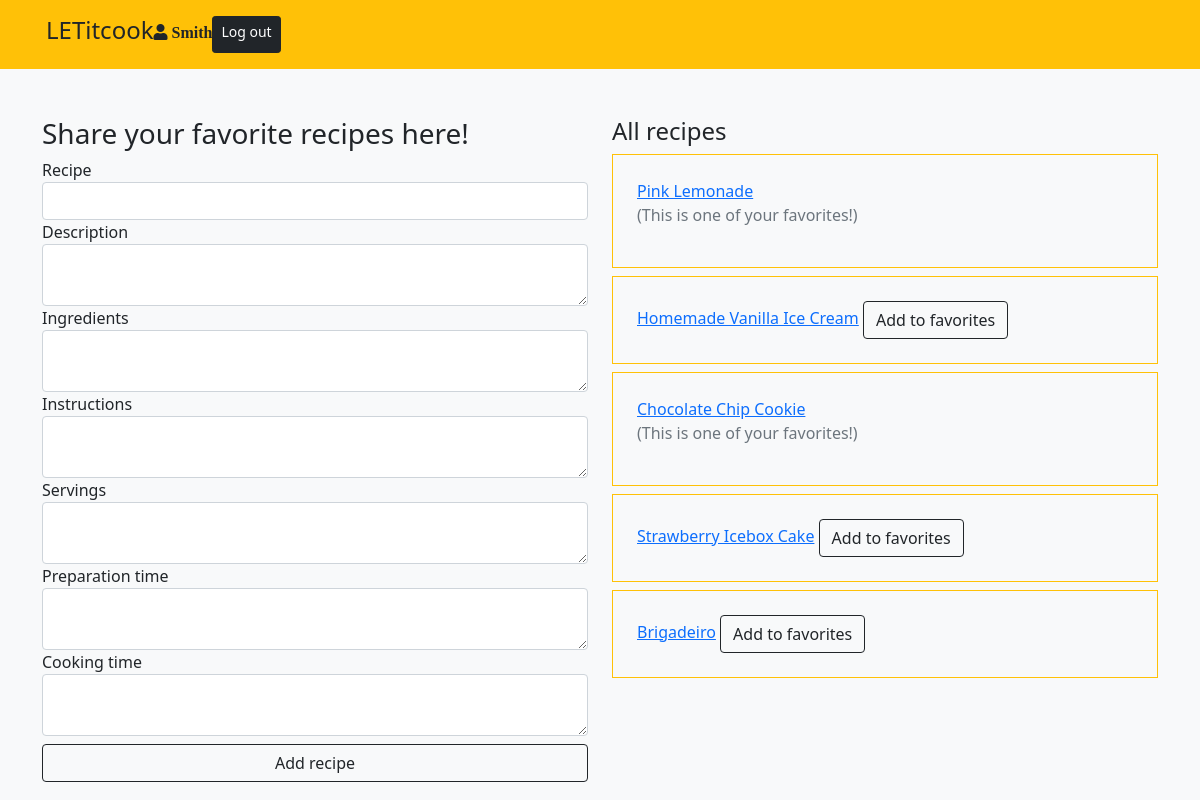
Screenshot of /recipes/ (signed in) with the database file from the repository.
### login/models.py (models this page shows)
class User(models.Model):
  first_name = models.CharField(max_length=255)
  last_name = models.CharField(max_length=255)
  email = models.CharField(max_length=255)
  password = models.CharField(max_length=255)
  created_at = models.DateTimeField(auto_now_add=True)
  updated_at = models.DateTimeField(auto_now=True)
  objects = UserManager()

### recipes/models.py (models this page shows)
class Recipe(models.Model):
  title = models.CharField(max_length=255)
  description = models.TextField()
  ingredients = models.TextField(default=None)
  instructions = models.CharField(max_length=255, default=None)
  servings = models.CharField(max_length=255, default=None)
  prep_time = models.CharField(max_length=255, default=None)
  cook_time = models.CharField(max_length=255, default=None)
  uploader = models.ForeignKey(User, related_name="upload_recipes",on_delete=models.CASCADE)
  users_who_like = models.ManyToManyField(User, related_name='liked_recipes')
  created_at = models.DateTimeField(auto_now_add=True)
  updated_at = models.DateTimeField(auto_now=True)

### recipes/views.py (the view)
# urls.py: path('', views.index),
def index(request):
  context = {
    'users': User.objects.all(),
    'recipes': Recipe.objects.all(),
    'current_user': User.objects.get(id=request.session['user_id'])
  }
  if 'user_id' not in request.session:
    return redirect('/')
  else:
    return render(request, 'recipes/index.html', context)

### recipes/templates/recipes/index.html (shortened to what this page needs)
<!DOCTYPE html>
<html lang="en">
<head>
 <link rel="stylesheet" href="https://stackpath.bootstrapcdn.com/bootstrap/5.0.0-alpha1/css/bootstrap.min.css">
  <link rel="stylesheet" href="https://use.fontawesome.com/releases/v5.8.2/css/all.css"
>
</head>
<body class="bg-light">
  <nav class="bg-warning">
  <div class="d-flex container text-black p-3">
    <h4 class="mr-auto">LETitcook</h4>
    <i class="fas fa-user fa-1.5x mr-4 mt-2"> {{request.session.name}}</i>
    <a href="/logout" class="btn btn-sm btn-dark text-white">Log out</a>
  </div>
  </nav>
  <div class="container mt-5">
    <div class="row">
      <div class="col-sm-6">
        <h3>Share your favorite recipes here!</h3>
        <form action="/recipes/add_recipes" method="POST" class="form-group">
          <label for="tl">Recipe</label>
          <input type="text" name="title" id="tl" class="form-control title">
          <label for="ds">Description</label>
          <textarea name="des" id="ds" class="form-control"></textarea>
          <label for="In">Ingredients</label>
          <textarea name="In" id="In" class="form-control"></textarea>
          <label for="instruc">Instructions</label>
          <textarea name="instruc" id="instruc" class="form-control"></textarea>
          <label for="ser">Servings</label>
          <textarea name="ser" id="ser" class="form-control"></textarea>
          <label for="prep">Preparation time</label>
          <textarea name="prep" id="prep" class="form-control"></textarea>
          <label for="cook">Cooking time</label>
          <textarea name="cook" id="cook" class="form-control"></textarea>
          <input type="submit" value="Add recipe" class="btn btn-outline-dark mt-2 w-100 submit">
        </form>
      </div>
      <div class="col-sm-6">
        <h4>All recipes</h4>
        {% for recipe in recipes %}
        <div class="border border-warning p-4 mt-2">
          <a href="/recipes/{{recipe.id}}">{{recipe.title}}</a>
          {% if current_user in recipe.users_who_like.all %}
          <p class="font-italic text-secondary">(This is one of your favorites!)</p>
          {% else %}
          <a href="/recipes/fav/{{recipe.id}}" class="btn btn-outline-dark">Add to favorites</a>
          {% endif %}
        </div>
        {% endfor %}
      </div>
  </div>
  </div>
</body>
</html>

### rows the page displays
User: session.name "Smith"
Recipe: title "Pink Lemonade", shows "(This is one of your favorites!)"
Recipe: title "Homemade Vanilla Ice Cream"
Recipe: title "Chocolate Chip Cookie", shows "(This is one of your favorites!)"
Recipe: title "Strawberry Icebox Cake"
Recipe: title "Brigadeiro"
